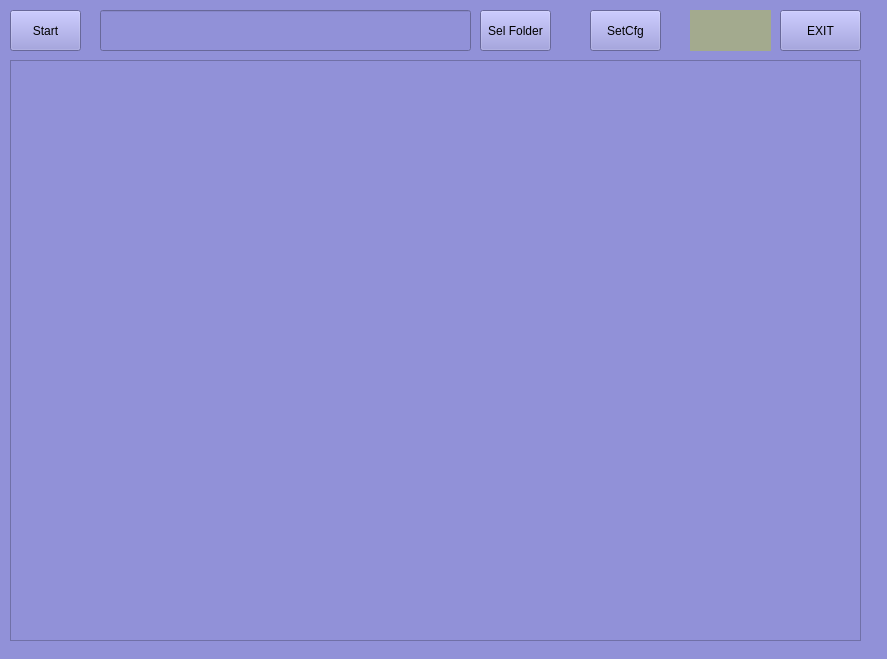
<?xml version="1.0" encoding="UTF-8"?>
<ui version="4.0">
 <class>QtAdbLogPlugin</class>
 <widget class="QMainWindow" name="QtAdbLogPlugin">
  <property name="geometry">
   <rect>
    <x>0</x>
    <y>0</y>
    <width>887</width>
    <height>659</height>
   </rect>
  </property>
  <property name="windowTitle">
   <string>MainWindow</string>
  </property>
  <property name="autoFillBackground">
   <bool>false</bool>
  </property>
  <property name="styleSheet">
   <string notr="true">background-color: rgb(145, 145, 216);</string>
  </property>
  <widget class="QWidget" name="centralwidget">
   <widget class="QLabel" name="lblStatus">
    <property name="geometry">
     <rect>
      <x>690</x>
      <y>10</y>
      <width>81</width>
      <height>41</height>
     </rect>
    </property>
    <property name="styleSheet">
     <string notr="true">background-color: rgb(163, 170, 142);</string>
    </property>
    <property name="text">
     <string/>
    </property>
   </widget>
   <widget class="QLineEdit" name="ldtPath">
    <property name="geometry">
     <rect>
      <x>100</x>
      <y>10</y>
      <width>371</width>
      <height>41</height>
     </rect>
    </property>
   </widget>
   <widget class="QPushButton" name="btnSelFod">
    <property name="geometry">
     <rect>
      <x>480</x>
      <y>10</y>
      <width>71</width>
      <height>41</height>
     </rect>
    </property>
    <property name="text">
     <string>Sel Folder</string>
    </property>
   </widget>
   <widget class="QPushButton" name="btnKeyWord">
    <property name="geometry">
     <rect>
      <x>590</x>
      <y>10</y>
      <width>71</width>
      <height>41</height>
     </rect>
    </property>
    <property name="text">
     <string>SetCfg</string>
    </property>
   </widget>
   <widget class="QPushButton" name="btnExit">
    <property name="geometry">
     <rect>
      <x>780</x>
      <y>10</y>
      <width>81</width>
      <height>41</height>
     </rect>
    </property>
    <property name="text">
     <string>EXIT</string>
    </property>
   </widget>
   <widget class="QTextEdit" name="edtLog">
    <property name="geometry">
     <rect>
      <x>10</x>
      <y>60</y>
      <width>851</width>
      <height>581</height>
     </rect>
    </property>
   </widget>
   <widget class="QPushButton" name="btnStart">
    <property name="geometry">
     <rect>
      <x>10</x>
      <y>10</y>
      <width>71</width>
      <height>41</height>
     </rect>
    </property>
    <property name="text">
     <string>Start</string>
    </property>
   </widget>
  </widget>
 </widget>
 <resources/>
 <connections/>
</ui>
